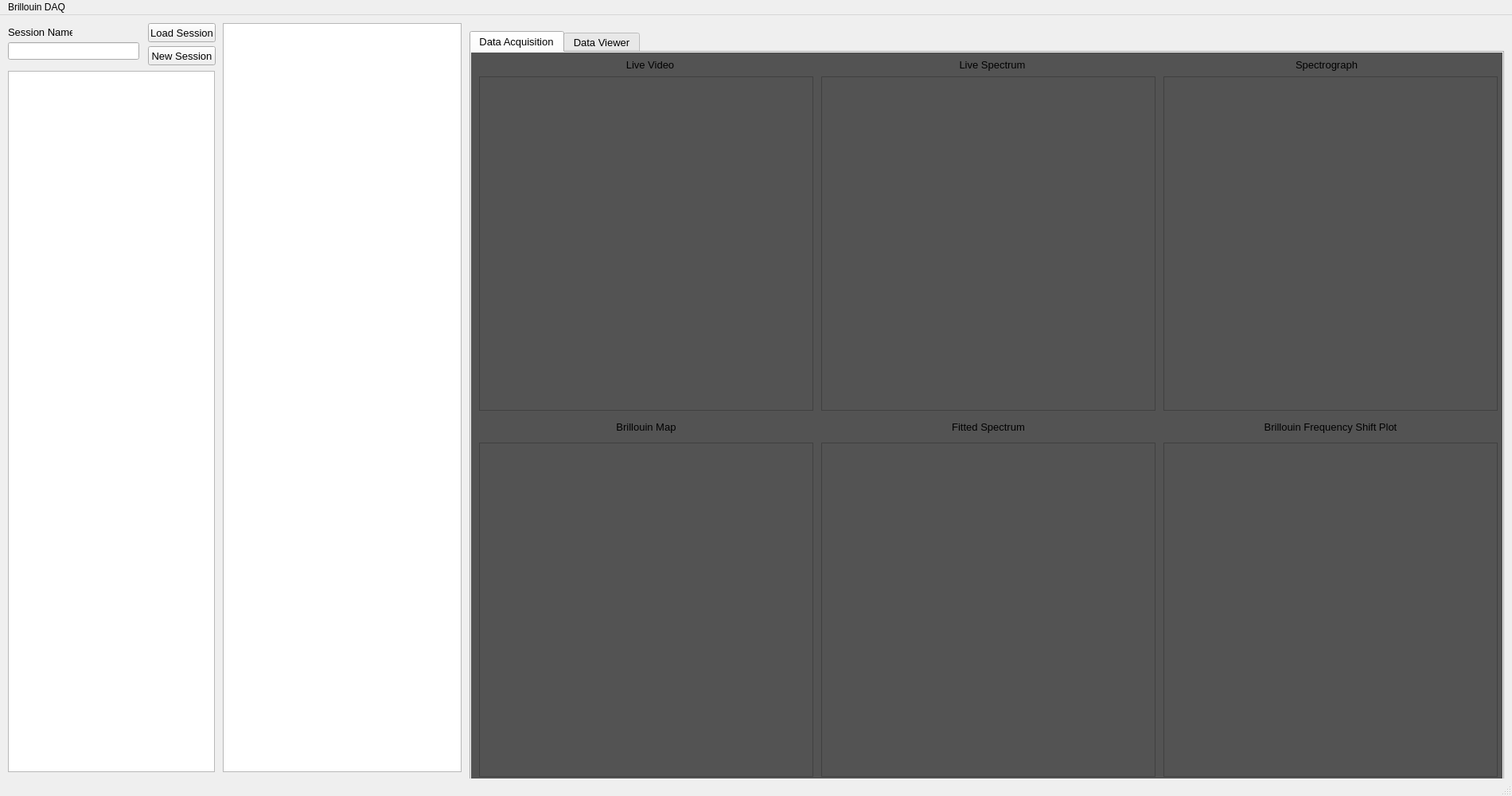
<?xml version="1.0" encoding="UTF-8"?>
<ui version="4.0">
 <class>MainWindow</class>
 <widget class="QMainWindow" name="MainWindow">
  <property name="geometry">
   <rect>
    <x>0</x>
    <y>0</y>
    <width>1900</width>
    <height>1000</height>
   </rect>
  </property>
  <property name="windowTitle">
   <string>Brillouin Scanning Interface</string>
  </property>
  <property name="styleSheet">
   <string notr="true"/>
  </property>
  <widget class="QWidget" name="centralwidget">
   <widget class="QTabWidget" name="dataViewerTab">
    <property name="geometry">
     <rect>
      <x>590</x>
      <y>20</y>
      <width>1300</width>
      <height>945</height>
     </rect>
    </property>
    <property name="sizePolicy">
     <sizepolicy hsizetype="Expanding" vsizetype="Expanding">
      <horstretch>1</horstretch>
      <verstretch>0</verstretch>
     </sizepolicy>
    </property>
    <property name="font">
     <font>
      <pointsize>10</pointsize>
     </font>
    </property>
    <property name="autoFillBackground">
     <bool>true</bool>
    </property>
    <property name="currentIndex">
     <number>0</number>
    </property>
    <widget class="QWidget" name="DataAcqTab">
     <property name="styleSheet">
      <string notr="true">background-color: rgb(83, 83, 83);</string>
     </property>
     <attribute name="title">
      <string>Data Acquisition</string>
     </attribute>
     <widget class="GraphicsView" name="graphicsViewSampleSpecSeries">
      <property name="geometry">
       <rect>
        <x>870</x>
        <y>30</y>
        <width>420</width>
        <height>420</height>
       </rect>
      </property>
      <property name="sizePolicy">
       <sizepolicy hsizetype="Expanding" vsizetype="Expanding">
        <horstretch>0</horstretch>
        <verstretch>3</verstretch>
       </sizepolicy>
      </property>
      <property name="minimumSize">
       <size>
        <width>420</width>
        <height>420</height>
       </size>
      </property>
     </widget>
     <widget class="GraphicsView" name="graphicsViewSampleSpectrum">
      <property name="geometry">
       <rect>
        <x>440</x>
        <y>490</y>
        <width>420</width>
        <height>420</height>
       </rect>
      </property>
      <property name="sizePolicy">
       <sizepolicy hsizetype="Expanding" vsizetype="Expanding">
        <horstretch>0</horstretch>
        <verstretch>2</verstretch>
       </sizepolicy>
      </property>
      <property name="minimumSize">
       <size>
        <width>0</width>
        <height>0</height>
       </size>
      </property>
     </widget>
     <widget class="GraphicsView" name="graphicsViewSample">
      <property name="geometry">
       <rect>
        <x>440</x>
        <y>30</y>
        <width>420</width>
        <height>420</height>
       </rect>
      </property>
      <property name="sizePolicy">
       <sizepolicy hsizetype="Expanding" vsizetype="Expanding">
        <horstretch>0</horstretch>
        <verstretch>1</verstretch>
       </sizepolicy>
      </property>
      <property name="minimumSize">
       <size>
        <width>420</width>
        <height>420</height>
       </size>
      </property>
     </widget>
     <widget class="GraphicsView" name="graphicsViewSampleScanDepth">
      <property name="geometry">
       <rect>
        <x>870</x>
        <y>490</y>
        <width>420</width>
        <height>420</height>
       </rect>
      </property>
      <property name="sizePolicy">
       <sizepolicy hsizetype="Expanding" vsizetype="Expanding">
        <horstretch>0</horstretch>
        <verstretch>3</verstretch>
       </sizepolicy>
      </property>
      <property name="minimumSize">
       <size>
        <width>0</width>
        <height>0</height>
       </size>
      </property>
     </widget>
     <widget class="GraphicsView" name="graphicsViewHeatmap">
      <property name="geometry">
       <rect>
        <x>10</x>
        <y>490</y>
        <width>420</width>
        <height>420</height>
       </rect>
      </property>
      <property name="minimumSize">
       <size>
        <width>0</width>
        <height>0</height>
       </size>
      </property>
     </widget>
     <widget class="GraphicsView" name="graphicsViewCMOS">
      <property name="geometry">
       <rect>
        <x>10</x>
        <y>30</y>
        <width>420</width>
        <height>420</height>
       </rect>
      </property>
      <property name="sizePolicy">
       <sizepolicy hsizetype="Preferred" vsizetype="Preferred">
        <horstretch>0</horstretch>
        <verstretch>0</verstretch>
       </sizepolicy>
      </property>
      <property name="minimumSize">
       <size>
        <width>420</width>
        <height>420</height>
       </size>
      </property>
     </widget>
     <widget class="QLabel" name="session_label_2">
      <property name="geometry">
       <rect>
        <x>10</x>
        <y>460</y>
        <width>420</width>
        <height>20</height>
       </rect>
      </property>
      <property name="font">
       <font>
        <pointsize>10</pointsize>
       </font>
      </property>
      <property name="text">
       <string>Brillouin Map</string>
      </property>
      <property name="alignment">
       <set>Qt::AlignCenter</set>
      </property>
     </widget>
     <widget class="QLabel" name="session_label_3">
      <property name="geometry">
       <rect>
        <x>450</x>
        <y>5</y>
        <width>410</width>
        <height>20</height>
       </rect>
      </property>
      <property name="font">
       <font>
        <pointsize>10</pointsize>
       </font>
      </property>
      <property name="text">
       <string>Live Spectrum</string>
      </property>
      <property name="alignment">
       <set>Qt::AlignCenter</set>
      </property>
     </widget>
     <widget class="QLabel" name="session_label_4">
      <property name="geometry">
       <rect>
        <x>870</x>
        <y>5</y>
        <width>410</width>
        <height>20</height>
       </rect>
      </property>
      <property name="font">
       <font>
        <pointsize>10</pointsize>
       </font>
      </property>
      <property name="text">
       <string>Spectrograph</string>
      </property>
      <property name="alignment">
       <set>Qt::AlignCenter</set>
      </property>
     </widget>
     <widget class="QLabel" name="session_label_5">
      <property name="geometry">
       <rect>
        <x>10</x>
        <y>5</y>
        <width>430</width>
        <height>20</height>
       </rect>
      </property>
      <property name="font">
       <font>
        <pointsize>10</pointsize>
       </font>
      </property>
      <property name="text">
       <string>Live Video</string>
      </property>
      <property name="alignment">
       <set>Qt::AlignCenter</set>
      </property>
     </widget>
     <widget class="QLabel" name="session_label_6">
      <property name="geometry">
       <rect>
        <x>440</x>
        <y>460</y>
        <width>420</width>
        <height>20</height>
       </rect>
      </property>
      <property name="font">
       <font>
        <pointsize>10</pointsize>
       </font>
      </property>
      <property name="text">
       <string>Fitted Spectrum</string>
      </property>
      <property name="alignment">
       <set>Qt::AlignCenter</set>
      </property>
     </widget>
     <widget class="QLabel" name="session_label_7">
      <property name="geometry">
       <rect>
        <x>870</x>
        <y>460</y>
        <width>420</width>
        <height>20</height>
       </rect>
      </property>
      <property name="font">
       <font>
        <pointsize>10</pointsize>
       </font>
      </property>
      <property name="text">
       <string>Brillouin Frequency Shift Plot</string>
      </property>
      <property name="alignment">
       <set>Qt::AlignCenter</set>
      </property>
     </widget>
    </widget>
    <widget class="QWidget" name="DataViewTab">
     <property name="styleSheet">
      <string notr="true">background-color: rgb(83, 83, 83);</string>
     </property>
     <attribute name="title">
      <string>Data Viewer</string>
     </attribute>
     <layout class="QGridLayout" name="gridLayout_4">
      <item row="6" column="1">
       <widget class="GraphicsView" name="dataViewScanDepth">
        <property name="sizePolicy">
         <sizepolicy hsizetype="Expanding" vsizetype="Expanding">
          <horstretch>0</horstretch>
          <verstretch>3</verstretch>
         </sizepolicy>
        </property>
       </widget>
      </item>
      <item row="5" column="1">
       <widget class="GraphicsView" name="dataViewSpecSeries">
        <property name="sizePolicy">
         <sizepolicy hsizetype="Expanding" vsizetype="Expanding">
          <horstretch>0</horstretch>
          <verstretch>3</verstretch>
         </sizepolicy>
        </property>
       </widget>
      </item>
      <item row="4" column="1">
       <widget class="GraphicsView" name="dataViewSingleSpectrum">
        <property name="sizePolicy">
         <sizepolicy hsizetype="Expanding" vsizetype="Expanding">
          <horstretch>0</horstretch>
          <verstretch>2</verstretch>
         </sizepolicy>
        </property>
        <property name="minimumSize">
         <size>
          <width>0</width>
          <height>200</height>
         </size>
        </property>
       </widget>
      </item>
      <item row="0" column="1">
       <widget class="QLabel" name="dataViewInfoDisplay">
        <property name="styleSheet">
         <string notr="true">color: rgb(255, 255, 255);</string>
        </property>
        <property name="text">
         <string>Frame 0/0 </string>
        </property>
       </widget>
      </item>
      <item row="1" column="1">
       <widget class="QSlider" name="dataViewSlider">
        <property name="orientation">
         <enum>Qt::Horizontal</enum>
        </property>
       </widget>
      </item>
      <item row="3" column="1">
       <widget class="GraphicsView" name="dataViewEMCCD">
        <property name="sizePolicy">
         <sizepolicy hsizetype="Expanding" vsizetype="Expanding">
          <horstretch>0</horstretch>
          <verstretch>1</verstretch>
         </sizepolicy>
        </property>
        <property name="minimumSize">
         <size>
          <width>400</width>
          <height>100</height>
         </size>
        </property>
       </widget>
      </item>
      <item row="2" column="0" rowspan="3">
       <widget class="GraphicsView" name="graphicsViewCMOSViewer"/>
      </item>
      <item row="5" column="0" rowspan="2">
       <widget class="GraphicsView" name="graphicsViewHeatmapViewer"/>
      </item>
      <item row="2" column="1">
       <widget class="QTextEdit" name="dataViewTextEdit"/>
      </item>
     </layout>
    </widget>
   </widget>
   <widget class="QTreeView" name="treeView">
    <property name="geometry">
     <rect>
      <x>280</x>
      <y>10</y>
      <width>300</width>
      <height>941</height>
     </rect>
    </property>
    <property name="sizePolicy">
     <sizepolicy hsizetype="Fixed" vsizetype="Expanding">
      <horstretch>0</horstretch>
      <verstretch>2</verstretch>
     </sizepolicy>
    </property>
    <property name="minimumSize">
     <size>
      <width>300</width>
      <height>0</height>
     </size>
    </property>
    <property name="contextMenuPolicy">
     <enum>Qt::CustomContextMenu</enum>
    </property>
   </widget>
   <widget class="ParameterTree" name="parameterTreeWidget">
    <property name="geometry">
     <rect>
      <x>10</x>
      <y>70</y>
      <width>260</width>
      <height>881</height>
     </rect>
    </property>
    <property name="sizePolicy">
     <sizepolicy hsizetype="Expanding" vsizetype="Expanding">
      <horstretch>0</horstretch>
      <verstretch>4</verstretch>
     </sizepolicy>
    </property>
    <property name="minimumSize">
     <size>
      <width>260</width>
      <height>0</height>
     </size>
    </property>
    <property name="animated">
     <bool>true</bool>
    </property>
    <property name="headerHidden">
     <bool>true</bool>
    </property>
    <column>
     <property name="text">
      <string notr="true">1</string>
     </property>
    </column>
   </widget>
   <widget class="QLineEdit" name="sessionName">
    <property name="enabled">
     <bool>true</bool>
    </property>
    <property name="geometry">
     <rect>
      <x>10</x>
      <y>34</y>
      <width>165</width>
      <height>22</height>
     </rect>
    </property>
    <property name="font">
     <font>
      <pointsize>12</pointsize>
     </font>
    </property>
    <property name="text">
     <string/>
    </property>
    <property name="alignment">
     <set>Qt::AlignCenter</set>
    </property>
    <property name="readOnly">
     <bool>true</bool>
    </property>
   </widget>
   <widget class="QLabel" name="session_label">
    <property name="geometry">
     <rect>
      <x>10</x>
      <y>13</y>
      <width>81</width>
      <height>16</height>
     </rect>
    </property>
    <property name="font">
     <font>
      <pointsize>10</pointsize>
     </font>
    </property>
    <property name="text">
     <string>Session Name</string>
    </property>
    <property name="alignment">
     <set>Qt::AlignLeading|Qt::AlignLeft|Qt::AlignVCenter</set>
    </property>
   </widget>
   <widget class="QPushButton" name="newSessionBtn">
    <property name="geometry">
     <rect>
      <x>186</x>
      <y>39</y>
      <width>85</width>
      <height>24</height>
     </rect>
    </property>
    <property name="font">
     <font>
      <pointsize>10</pointsize>
     </font>
    </property>
    <property name="text">
     <string>New Session</string>
    </property>
   </widget>
   <widget class="QPushButton" name="loadSessionBtn">
    <property name="geometry">
     <rect>
      <x>186</x>
      <y>10</y>
      <width>85</width>
      <height>24</height>
     </rect>
    </property>
    <property name="font">
     <font>
      <pointsize>10</pointsize>
     </font>
    </property>
    <property name="text">
     <string>Load Session</string>
    </property>
   </widget>
  </widget>
  <widget class="QStatusBar" name="statusbar"/>
  <widget class="QMenuBar" name="menubar">
   <property name="geometry">
    <rect>
     <x>0</x>
     <y>0</y>
     <width>1900</width>
     <height>21</height>
    </rect>
   </property>
   <widget class="QMenu" name="menuBrillouin_DAQ">
    <property name="title">
     <string>Brillouin DAQ</string>
    </property>
   </widget>
   <addaction name="menuBrillouin_DAQ"/>
  </widget>
 </widget>
 <customwidgets>
  <customwidget>
   <class>ParameterTree</class>
   <extends>QTreeWidget</extends>
   <header>pyqtgraph.parametertree</header>
  </customwidget>
  <customwidget>
   <class>GraphicsView</class>
   <extends>QGraphicsView</extends>
   <header>pyqtgraph.widgets.GraphicsView</header>
  </customwidget>
 </customwidgets>
 <resources/>
 <connections/>
</ui>
